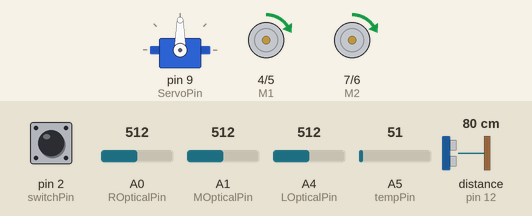
Bench run of a sketch on a simulated Arduino Uno, built with avr-gcc and run on an emulated ATmega328P. Parts: servo, direction and speed pins drawn as motors (green arrow = direction pin HIGH = forward, orange = LOW = backward, longer = more drive). Wiring (inferred from the names in the program): ultrasonic range finder: trigger pin 13; echo pin 12. Inputs (shaded band) come from the test bench; at power-on: distance to the obstacle (sensor on pin 12) 80 cm, pin 2 (switchPin) HIGH, A0 (ROpticalPin) = 512, A1 (MOpticalPin) = 512, A4 (LOpticalPin) = 512, A5 (tempPin) = 51. The echo pulse lasts 58.3 µs per cm.

Above: at 0.1 s.
At 1.28 s:
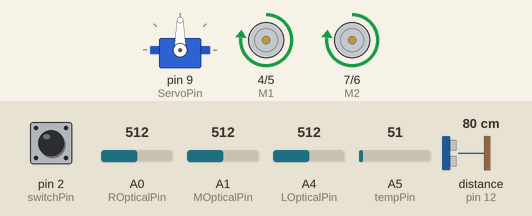
1.3 s: distance to the obstacle (sensor on pin 12) set to 299 cm
4.3 s: pin 2 (switchPin) pulled LOW for 3.2 s
9.0 s: distance to the obstacle (sensor on pin 12) set to 2 cm
At 10.2 s:
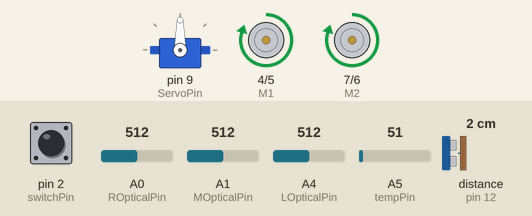
Timing chart, 0 to 12.0 s (numbered marks = the images above; inputs shaded):
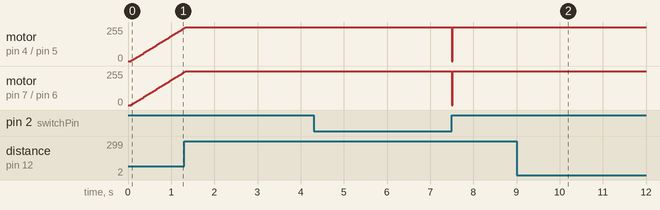

The sketch:

batteryRobot.ino
```cpp
#include <Servo.h>

//PINS:
const int E1 = 5;
const int M1 = 4;
const int E2 = 6;
const int M2 = 7;

Servo myservo;
const int ServoPin = 9;

const int trigPin = 13;
const int echoPin = 12;
const int tempPin = A5;
const int switchPin = 2;
const int OpticalPowerPin = 3;
const int LOpticalPin = A4;
const int MOpticalPin = A1;
const int ROpticalPin = A0;

//CONSTANTS:
const int MAX_DISTANCE = 1000;

//GLOBAL VARIABLES:
float distance;
int currentSpeed = 0;
int servoPos = 0;

void setup()
{
  Serial.begin(9600);
  pinMode(M1, OUTPUT);
  pinMode(M2, OUTPUT);
  pinMode(switchPin, INPUT_PULLUP);
  pinMode(OpticalPowerPin, HIGH);

  myservo.attach(ServoPin);

  pinMode(trigPin, OUTPUT);
  pinMode(echoPin, INPUT);

  distance = getLowestDist(10); //bug fix/hack for distance = .1 initially
}

void loop() {
  if (digitalRead(switchPin)) {
    digitalWrite(OpticalPowerPin, LOW);

    changeSpeed(255, 4);

    distance = getLowestDist(4);
    if (distance < 40) {
      avoidWall(40);
    }
  }

  else {
    digitalWrite(OpticalPowerPin, HIGH);
    blackLine(150);
  }

}

//**************HIGHLEVELFUNCTIONS******************//
void blackLine(int sensorThreshold) {
  digitalWrite(M1, HIGH);
  digitalWrite(M2, HIGH);

  int LsensorValue;
  int MsensorValue;
  int RsensorValue;

  // read the input on analog pin 0:
  LsensorValue = analogRead(LOpticalPin);
  delay(1);
  MsensorValue = analogRead(MOpticalPin);
  delay(1);
  RsensorValue = analogRead(ROpticalPin);
  delay(1);

  if (LsensorValue <= sensorThreshold && RsensorValue <= sensorThreshold ) {
    analogWrite(E1, 120);
    analogWrite(E2, 120);
  }

  // Case Steer Left - as long as left sensor detects black line
  else if (LsensorValue > sensorThreshold) {
    analogWrite(E1, 20);
    analogWrite(E2, 100);
  }


  // Case Steer Right - as long as right sensor detects black line
  else if (RsensorValue > sensorThreshold) {
    analogWrite(E1, 100);
    analogWrite(E2, 20);
  }

}


/*
   Checks to see if its going to crash into a wall and take corrective action
*/
void avoidWall(int distThreshold) {
  slowDown(5);
  //changeSpeed(0, 3);

  turnServo(90);
  delay(200);
  int leftDist = getLowestDist(10);
  delay(200);

  turnServo(-90);
  delay(200);
  int rightDist = getLowestDist(10);
  delay(200);
  turnServo(0);

  if (leftDist < distThreshold && rightDist < distThreshold) {
    turn(true, 250, 235);
    turn(true, 250, 235);
  }
  else if (leftDist > rightDist) {
    turn(true, 250, 235);
  }
  else {
    turn(false, 250, 235);
  }

}


//**************LOWLEVELFUNCTIONS******************//
/*
   Function - moveWheels - so far just for testing purposes
*/
void turn(boolean left, int time, int speed) {
  digitalWrite(M1, !left);
  digitalWrite(M2, left);
  analogWrite(E1, speed);   //PWM Speed Control
  analogWrite(E2, speed);   //PWM Speed Control
  delay(time);
  analogWrite(E1, 0);
  analogWrite(E2, 0);
  delay(time);
}

/*
   Function: getDistance - returns the distance measured  by the HC-SR05 and prints it onto the serial monitor
*/
float getDistance(void) {

  float duration;
  float temperature;
  float thisDistance;

  temperature = (5.0 * analogRead(tempPin) * 100.0) / 1024;

  // send pulse
  digitalWrite(trigPin, LOW);
  delayMicroseconds(2);
  digitalWrite(trigPin, HIGH);
  delayMicroseconds(10);
  digitalWrite(trigPin, LOW);

  //receive pulse. Third argument is timout in microseconds
  duration = pulseIn(echoPin, HIGH, 100000);
  if (duration == 0) {
    return MAX_DISTANCE;
  }
  thisDistance  = (331.5 + (0.6 * temperature)) * duration / 2 * 100 / 1000000;

  return thisDistance;
}

void changeSpeed(int finalSpeed, int acceleration) {
  digitalWrite(M1, HIGH);
  digitalWrite(M2, HIGH);

  if (finalSpeed > currentSpeed) {
    for (currentSpeed;  currentSpeed < finalSpeed; currentSpeed += acceleration) {
      analogWrite(E1, currentSpeed);
      analogWrite(E2, currentSpeed);
      delay(20);
    }
    analogWrite(E1, finalSpeed);
    analogWrite(E2, finalSpeed);
  } else if (finalSpeed < currentSpeed) {
    for (currentSpeed;  currentSpeed > finalSpeed; currentSpeed -= acceleration) {

      analogWrite(E1, currentSpeed);
      analogWrite(E2, currentSpeed);
      delay(20);
    }
    analogWrite(E1, finalSpeed);
    analogWrite(E2, finalSpeed);
  }
}

/*
   Reads distance multiple times and returns
   the lowest
*/
float getLowestDist(int count) {
  float current;
  float lowest = getDistance();
  for (int i = 0; i < count; i++) {
    current = getDistance();
    if ( current < lowest ) {
      lowest = current;
    }
  }
  return lowest;
}

void turnServo(int dir) {
  if (dir > 90 || dir < -90) {
    return;
  }

  //if turning left:
  while (servoPos <= dir + 90) {
    myservo.write(servoPos);
    servoPos++;
    delay(2);
  }
  //If turning right
  while (servoPos >= dir + 90) {
    myservo.write(servoPos);
    servoPos--;
    delay(2);
  }
}

void slowDown (float minDist) {
  int chenSpeed = currentSpeed;
  int initialSpeed = currentSpeed;
  int initialDistance = getLowestDist(5);
  int currentDistance = initialDistance;

  while (currentSpeed > 100) {
    chenSpeed = initialSpeed / (initialDistance - minDist) * (currentDistance - minDist);
    digitalWrite(M1, HIGH);
    digitalWrite(M2, HIGH);
    analogWrite(E1, chenSpeed);   //PWM Speed Control
    analogWrite(E2, chenSpeed);   //PWM Speed Control
    delay(30);
    currentDistance = getLowestDist(10);
  }
  analogWrite(E1, 0);   //PWM Speed Control
  analogWrite(E2, 0);   //PWM Speed Control
  currentSpeed = 0;
}

/*
   Slow whell by percentage between 0 and 1, for certain length of time.
*/
void slowLeftWheel(float percent, int time) {
  if (percent > 1 || percent < 1) {
    return;
  }
  analogWrite(E1, (int)(percent * (float)currentSpeed));
  delay(time);
  analogWrite(E1, currentSpeed);
}

void slowRightWheel(float percent, int time) {
  if (percent > 1 || percent < 1) {
    return;
  }
  analogWrite(E2, (int)(percent * (float)currentSpeed));
  delay(time);
  analogWrite(E2, currentSpeed);
}
```

Measured:
- after the input at 9.0 s, motor on pin 4 (M1) / pin 5 (E1), motor on pin 7 (M2) / pin 6 (E2): goes on until 9.0 s, then stays forward 252/255
